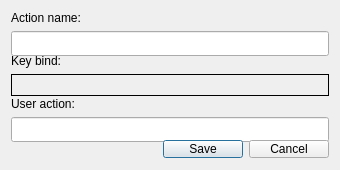
<?xml version="1.0" encoding="UTF-8"?>
<ui version="4.0">
 <class>addUserAction</class>
 <widget class="QDialog" name="addUserAction">
  <property name="geometry">
   <rect>
    <x>0</x>
    <y>0</y>
    <width>340</width>
    <height>170</height>
   </rect>
  </property>
  <property name="minimumSize">
   <size>
    <width>340</width>
    <height>170</height>
   </size>
  </property>
  <property name="maximumSize">
   <size>
    <width>340</width>
    <height>170</height>
   </size>
  </property>
  <property name="windowTitle">
   <string>Dialog</string>
  </property>
  <layout class="QVBoxLayout" name="verticalLayout">
   <item>
    <widget class="QLabel" name="label">
     <property name="text">
      <string>Action name:</string>
     </property>
    </widget>
   </item>
   <item>
    <widget class="QLineEdit" name="txtActionName">
     <property name="minimumSize">
      <size>
       <width>0</width>
       <height>25</height>
      </size>
     </property>
     <property name="maximumSize">
      <size>
       <width>16777215</width>
       <height>25</height>
      </size>
     </property>
     <property name="focusPolicy">
      <enum>Qt::NoFocus</enum>
     </property>
    </widget>
   </item>
   <item>
    <widget class="QLabel" name="label_2">
     <property name="text">
      <string>Key bind:</string>
     </property>
    </widget>
   </item>
   <item>
    <widget class="QLabel" name="lblHotKey">
     <property name="minimumSize">
      <size>
       <width>0</width>
       <height>22</height>
      </size>
     </property>
     <property name="frameShape">
      <enum>QFrame::Panel</enum>
     </property>
     <property name="text">
      <string/>
     </property>
     <property name="alignment">
      <set>Qt::AlignCenter</set>
     </property>
    </widget>
   </item>
   <item>
    <widget class="QLabel" name="label_3">
     <property name="text">
      <string>User action:</string>
     </property>
    </widget>
   </item>
   <item>
    <widget class="QLineEdit" name="txtCommandAction">
     <property name="minimumSize">
      <size>
       <width>0</width>
       <height>25</height>
      </size>
     </property>
     <property name="maximumSize">
      <size>
       <width>16777215</width>
       <height>25</height>
      </size>
     </property>
     <property name="focusPolicy">
      <enum>Qt::NoFocus</enum>
     </property>
    </widget>
   </item>
   <item>
    <layout class="QHBoxLayout" name="horizontalLayout">
     <item>
      <spacer name="horizontalSpacer">
       <property name="orientation">
        <enum>Qt::Horizontal</enum>
       </property>
       <property name="sizeHint" stdset="0">
        <size>
         <width>40</width>
         <height>20</height>
        </size>
       </property>
      </spacer>
     </item>
     <item>
      <widget class="QPushButton" name="cmdSave">
       <property name="text">
        <string>Save</string>
       </property>
      </widget>
     </item>
     <item>
      <widget class="QPushButton" name="cmdCancel">
       <property name="text">
        <string>Cancel</string>
       </property>
      </widget>
     </item>
    </layout>
   </item>
  </layout>
 </widget>
 <resources/>
 <connections/>
</ui>
